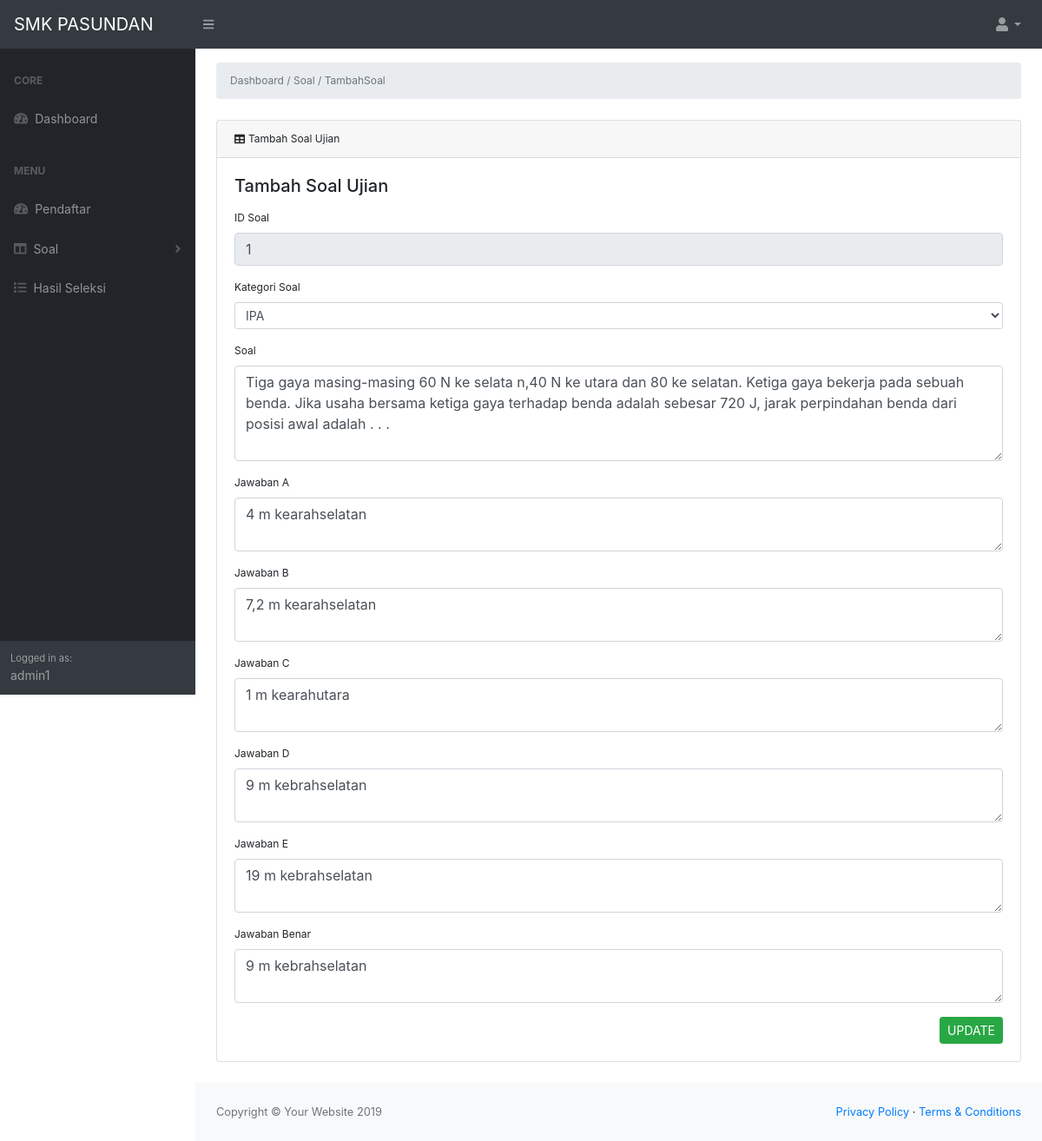
The app's page /admin/editSoal.php?id=1 (signed in) with its own data.
### tables this page shows
CREATE TABLE `soal_ujian` (
  `id_soal` int(3) NOT NULL,
  `kategori_soal` enum('Ipa','Matematika','Bhs Indonesia','Bhs Inggris') NOT NULL,
  `text_soal` text NOT NULL,
  `text_a` text NOT NULL,
  `text_b` text NOT NULL,
  `text_c` text NOT NULL,
  `text_d` text NOT NULL,
  `text_e` text NOT NULL,
  `text_benar` text NOT NULL,
  `id_admin` int(3) DEFAULT NULL
);

### admin/editSoal.php (the view, shortened to what this page needs)
<?php
    include 'connect.php';
    $id = $_GET['id'];
    $data = mysqli_query($conn,"SELECT * FROM soal_ujian WHERE id_soal='$id'");
    include 'layout/header.php';
    include 'layout/sider.php';
?>
<main style="font-size:12px;">
    <div class="container-fluid">
        <ol class="breadcrumb mt-3 mb-4">
            <li class="breadcrumb-item active">Dashboard / Soal / TambahSoal</li>
        </ol>
        <div class="card mb-4">
            <div class="card-header"><i class="fas fa-table mr-1"></i>Tambah Soal Ujian</div>
            <div class="card-body">
                <form action="updateSoal.php" method="post">
                    <label for="siswa" class="form-control-label"><h5>Tambah Soal Ujian</h5></label>
                    <?php while($row=mysqli_fetch_assoc($data)){ ?>
                    <div class="form-group">
                        <label for="id" class="fomr-control-label">ID Soal</label>
                        <input type="text" name="id_soal" class="form-control" value="<?php echo $row['id_soal']; ?>" readonly>
                    </div>
                    <div class="form-group">
                        <label for="kategori" class="form-control-label">Kategori Soal</label>
                        <?php
                            if ($row['kategori_soal']=="Ipa") {
                        ?>
                        <select name="kategori_soal" class="form-control form-control-sm">
                            <option value="Ipa" selected><h3>IPA<br></h3></option>
                        </select>
                        <?php
                            }else if($row['kategori_soal']=="Matematika"){
                        ?>
                        <select name="kategori_soal" class="form-control form-control-sm">
                            <option selected><h3>-- PILIH --<br></h3></option>
                            <option value="Ipa"><h3>IPA<br></h3></option>
                            <option value="Matematika" selected><h3>Matematika<br></h3></option>
                            <option value="Bhs Indonesia"><h3>Bhs Indonesia<br></h3></option>
                            <option value="Bhs Inggris"><h3>Bhs Inggris<br></h3></option>
                        </select>
                        <?php
                            }else if($row['kategori_soal']=="Bhs Indonesia"){
                        ?>
                        <select name="kategori_soal" class="form-control form-control-sm">
                            <option selected><h3>-- PILIH --<br></h3></option>
                            <option value="Ipa"><h3>IPA<br></h3></option>
                            <option value="Matematika"><h3>Matematika<br></h3></option>
                            <option value="Bhs Indonesia" selected><h3>Bhs Indonesia<br></h3></option>
                            <option value="Bhs Inggris"><h3>Bhs Inggris<br></h3></option>
                        </select>
                        <?php
                            }else if($row['kategori_soal']=="Bhs Inggris"){
                        ?>
                        <select name="kategori_soal" class="form-control form-control-sm">
                            <option selected><h3>-- PILIH --<br></h3></option>
                            <option value="Ipa"><h3>IPA<br></h3></option>
                            <option value="Matematika"><h3>Matematika<br></h3></option>
                            <option value="Bhs Indonesia"><h3>Bhs Indonesia<br></h3></option>
                            <option value="Bhs Inggris" selected><h3>Bhs Inggris<br></h3></option>
                        </select>
                        <?php
                            }
                        ?>
                    </div>
                    <div class="form-group">
                        <label for="soal" class="form-control-label">Soal</label>
                        <textarea name="text_soal" cols="30" rows="4" class="form-control"><?php echo $row['text_soal']; ?></textarea>
                    </div>
                    <div class="form-group">
                        <label for="jawabanA" class="form-control-label">Jawaban A</label>
                        <textarea name="text_a" cols="30" rows="2" class="form-control"><?php echo $row['text_a']; ?></textarea>
                    </div>
                    <div class="form-group">
                        <label for="jawabanB" class="form-control-label">Jawaban B</label>
                        <textarea name="text_b" cols="30" rows="2" class="form-control"><?php echo $row['text_b']; ?></textarea>
                    </div>
                    <div class="form-group">
                        <label for="jawabanC" class="form-control-label">Jawaban C</label>
                        <textarea name="text_c" cols="30" rows="2" class="form-control"><?php echo $row['text_c']; ?></textarea>
                    </div>
                    <div class="form-group">
                        <label for="jawabanD" class="form-control-label">Jawaban D</label>
                        <textarea name="text_d" cols="30" rows="2" class="form-control"><?php echo $row['text_d']; ?></textarea>
                    </div>
                    <div class="form-group">
                        <label for="jawabanE" class="form-control-label">Jawaban E</label>
                        <textarea name="text_e" cols="30" rows="2" class="form-control"><?php echo $row['text_e']; ?></textarea>
                    </div>
                    <div class="form-group">
                        <label for="benar" class="form-control-label">Jawaban Benar</label>
                        <textarea name="text_benar" cols="30" rows="2" class="form-control"><?php echo $row['text_benar']; ?></textarea>
                    </div>
                        <?php } ?>
                    <button class="btn btn-success btn-sm float-right" type="submit"> UPDATE </button>
                </form>
            </div>
        </div>
    </div>
</main>
<?php include 'layout/footer.php'; ?>

### records on screen
soal_ujian: id_soal "1", text_soal "Tiga gaya masing-masing 60 N ke selata n,40 N ke utara dan 80 ke selatan. Ketiga gaya bekerja pada sebuah benda. Jika usaha bersama ketiga gaya terhadap benda adalah sebesar 720 J, jarak perpindahan benda dari posisi awaI adalah . . .", text_a "4 m kearahselatan", text_b "7,2 m kearahselatan", text_c "1 m kearahutara", text_d "9 m kebrahselatan", text_e "19 m kebrahselatan", text_benar "9 m kebrahselatan"

### other values on screen
$_SESSION['username'] "admin1"
